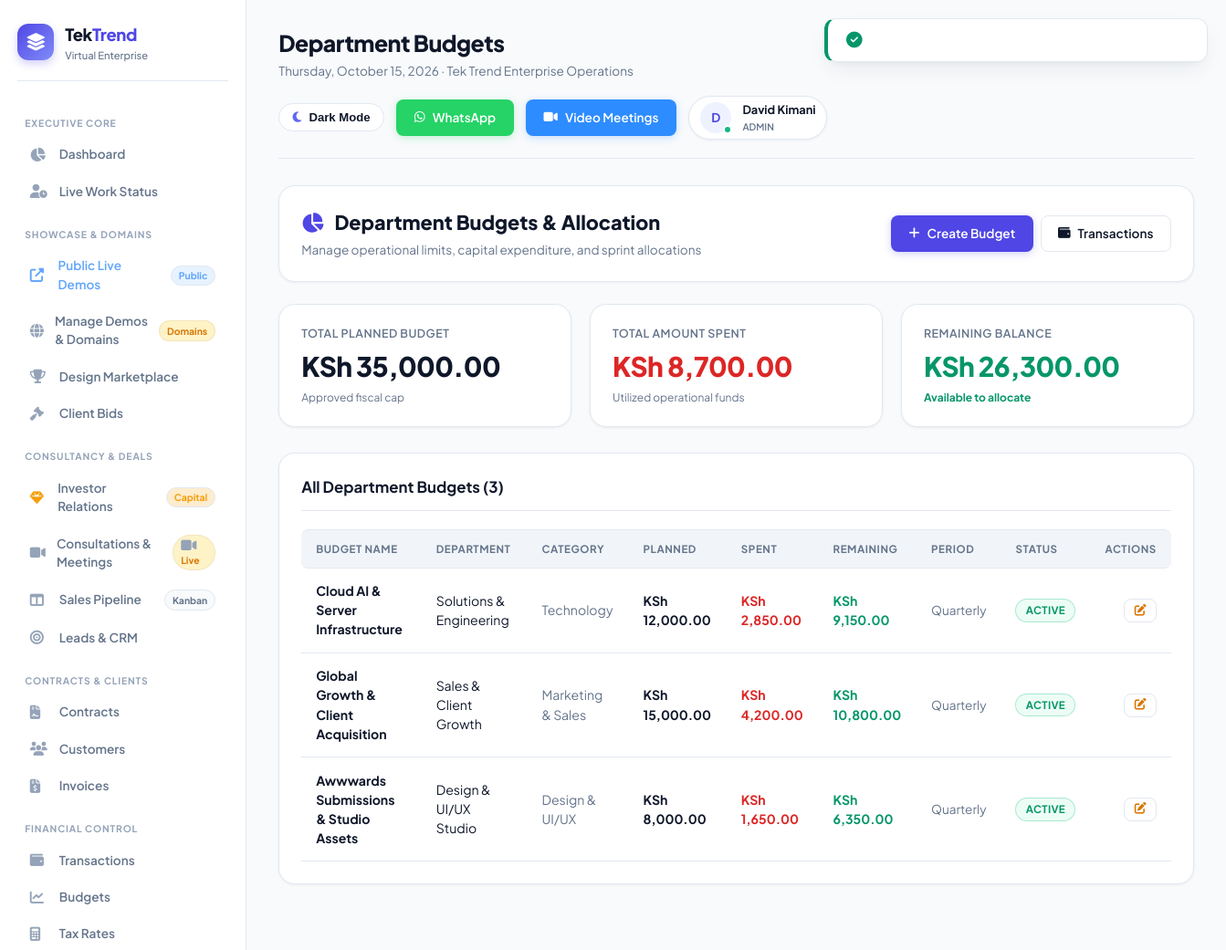
Page /public/budgets (signed in) on the committed database.
### tables this page shows
CREATE TABLE `budgets` (
    `id` INT UNSIGNED NOT NULL AUTO_INCREMENT,
    `department_id` INT UNSIGNED DEFAULT NULL,
    `name` VARCHAR(255) NOT NULL,
    `category` VARCHAR(100) DEFAULT NULL,
    `planned_amount` DECIMAL(12,2) NOT NULL,
    `spent_amount` DECIMAL(12,2) DEFAULT 0.00,
    `period` ENUM('monthly','quarterly','yearly') DEFAULT 'monthly',
    `start_date` DATE NOT NULL,
    `end_date` DATE NOT NULL,
    `status` ENUM('active','completed','cancelled') DEFAULT 'active',
    `created_by` INT UNSIGNED DEFAULT NULL,
    `created_at` TIMESTAMP DEFAULT CURRENT_TIMESTAMP,
    `updated_at` TIMESTAMP DEFAULT CURRENT_TIMESTAMP ON UPDATE CURRENT_TIMESTAMP,
    PRIMARY KEY (`id`),
    KEY `department_id` (`department_id`),
    KEY `period` (`period`),
    KEY `status` (`status`)
);

CREATE TABLE `departments` (
    `id` INT UNSIGNED NOT NULL AUTO_INCREMENT,
    `name` VARCHAR(100) NOT NULL,
    `slug` VARCHAR(100) NOT NULL,
    `description` TEXT,
    `head_id` INT UNSIGNED DEFAULT NULL,
    `color` VARCHAR(7) DEFAULT '#3b82f6',
    `status` ENUM('active','inactive') DEFAULT 'active',
    `created_at` TIMESTAMP DEFAULT CURRENT_TIMESTAMP,
    `updated_at` TIMESTAMP DEFAULT CURRENT_TIMESTAMP ON UPDATE CURRENT_TIMESTAMP,
    PRIMARY KEY (`id`),
    UNIQUE KEY `slug` (`slug`),
    KEY `head_id` (`head_id`)
);

### app/views/finances/budgets.php (the view, shortened to what the rows shown need)
<div class="card mb-4">
    <div style="display: flex; justify-content: space-between; align-items: center; flex-wrap: wrap; gap: 1rem;">
        <div>
            <h2 style="font-size: 1.35rem; font-weight: 800; color: var(--text-main); margin-bottom: 0.25rem;">
                <i class="fas fa-chart-pie" style="color: var(--primary); margin-right: 0.5rem;"></i> Department Budgets & Allocation
            </h2>
            <p style="color: var(--text-muted); font-size: 0.85rem;">Manage operational limits, capital expenditure, and sprint allocations</p>
        </div>
        <div style="display: flex; gap: 0.5rem;">
            <a href="<?= eurl('/budgets/create') ?>" class="btn btn-primary">
                <i class="fas fa-plus"></i> Create Budget
            </a>
            <a href="<?= eurl('/finances') ?>" class="btn btn-outline">
                <i class="fas fa-wallet"></i> Transactions
            </a>
        </div>
    </div>
</div>
<div class="stats-grid">
    <div class="stat-card">
        <div class="label">Total Planned Budget</div>
        <div class="value" style="color: var(--text-main);"><?= formatCurrency($totalPlanned) ?></div>
        <div class="footer-text" style="color: var(--text-muted);">Approved fiscal cap</div>
    </div>
    <div class="stat-card">
        <div class="label">Total Amount Spent</div>
        <div class="value" style="color: var(--danger);"><?= formatCurrency($totalSpent) ?></div>
        <div class="footer-text" style="color: var(--text-muted);">Utilized operational funds</div>
    </div>
    <div class="stat-card">
        <div class="label">Remaining Balance</div>
        <div class="value" style="color: var(--success);"><?= formatCurrency($totalPlanned - $totalSpent) ?></div>
        <div class="footer-text" style="color: var(--success); font-weight: 700;">Available to allocate</div>
    </div>
</div>
<div class="card">
    <div class="card-header">
        <h3 class="card-title">All Department Budgets (<?= count($budgets) ?>)</h3>
    </div>
    <div class="table-responsive">
        <table class="table">
            <thead>
                <tr>
                    <th>Budget Name</th>
                    <th>Department</th>
                    <th>Category</th>
                    <th>Planned</th>
                    <th>Spent</th>
                    <th>Remaining</th>
                    <th>Period</th>
                    <th>Status</th>
                    <th style="text-align: right;">Actions</th>
                </tr>
            </thead>
            <tbody>
                <?php if (empty($budgets)): ?>
                    <tr>
                        <td colspan="9" style="text-align: center; padding: 2rem; color: var(--text-muted);">
                            No budgets configured yet.
                        </td>
                    </tr>
                <?php else: ?>
                    <?php foreach ($budgets as $b): ?>
                        <tr>
                            <td><strong style="color: var(--text-main);"><?= sanitize($b['name']) ?></strong></td>
                            <td><span style="color: var(--text-main);"><?= sanitize($b['department_name'] ?? 'General') ?></span></td>
                            <td><span style="color: var(--text-muted);"><?= sanitize($b['category'] ?? '-') ?></span></td>
                            <td><strong style="color: var(--text-main);"><?= formatCurrency($b['planned_amount']) ?></strong></td>
                            <td><strong style="color: var(--danger);"><?= formatCurrency($b['spent_amount']) ?></strong></td>
                            <td><strong style="color: var(--success);"><?= formatCurrency($b['planned_amount'] - $b['spent_amount']) ?></strong></td>
                            <td><span style="color: var(--text-muted); font-size: 0.85rem;"><?= ucfirst(sanitize($b['period'])) ?></span></td>
                            <td><span class="badge <?= sanitize($b['status']) ?>"><?= ucfirst(sanitize($b['status'])) ?></span></td>
                            <td style="text-align: right;">
                                <a href="<?= eurl('/budgets/' . $b['id'] . '/edit') ?>" class="btn btn-outline" style="padding: 0.35rem 0.65rem; font-size: 0.8rem;" title="Edit">
                                    <i class="fas fa-edit" style="color: var(--accent);"></i>
                                </a>
                            </td>
                        </tr>
                    <?php endforeach; ?>
                <?php endif; ?>
            </tbody>
        </table>
    </div>
</div>

### app/core/Router.php (shortened to what the rows shown need)
<?php
class Router {
    private $routes = [];
    private function addRoute($method, $path, $handler, $middleware = []) {
        $this->routes[] = [
            'method'      => $method,
            'path'        => $path,
            'handler'     => $handler,
            'middleware'  => $middleware
        ];
    }
    public function dispatch() {
        $method = $_SERVER['REQUEST_METHOD'];
        $requestPath = parse_url($_SERVER['REQUEST_URI'], PHP_URL_PATH);
        $basePath = rtrim(str_replace(basename($_SERVER['SCRIPT_NAME']), '', $_SERVER['SCRIPT_NAME']), '/');
        if ($basePath && strpos($requestPath, $basePath) === 0) {
            $requestPath = substr($requestPath, strlen($basePath));
        }
        $requestPath = '/' . ltrim($requestPath, '/');
        foreach ($this->routes as $route) {
            if ($route['method'] !== 'ANY' && $route['method'] !== $method) {
                continue;
            }
            $pattern = preg_replace('#\{[^}]+\}#', '([^/]+)', $route['path']);
            $pattern = '#^' . $pattern . '$#';
            if (preg_match($pattern, $requestPath, $matches)) {
                $params = [];
                $this->executeHandler($route['handler'], $params);
                return;
            }
        }
    }
    private function executeHandler($handler, $params = []) {
        if (is_string($handler)) {
            $parts = explode('@', $handler);
            if (count($parts) === 2) {
                $controllerName = $parts[0];
                $methodName = $parts[1];
                if (class_exists($controllerName)) {
                    $controller = new $controllerName();
                    if (method_exists($controller, $methodName)) {
                        call_user_func_array([$controller, $methodName], $params);
                        return;
                    }
                }
            }
        }
    }
}

### rows in the picture
budgets: name "Cloud AI & Server Infrastructure", department.name "Solutions & Engineering", category "Technology", planned_amount "KSh 12,000.00", spent_amount "KSh 2,850.00", formatCurrency($b['planned_amount'] - $b['spent_amount']) "KSh 9,150.00", period "Quarterly", status "ACTIVE"
budgets: name "Global Growth & Client Acquisition", department.name "Sales & Client Growth", category "Marketing & Sales", planned_amount "KSh 15,000.00", spent_amount "KSh 4,200.00", formatCurrency($b['planned_amount'] - $b['spent_amount']) "KSh 10,800.00", period "Quarterly", status "ACTIVE"
budgets: name "Awwwards Submissions & Studio Assets", department.name "Design & UI/UX Studio", category "Design & UI/UX", planned_amount "KSh 8,000.00", spent_amount "KSh 1,650.00", formatCurrency($b['planned_amount'] - $b['spent_amount']) "KSh 6,350.00", period "Quarterly", status "ACTIVE"

### other values in the picture
formatCurrency($totalPlanned) "KSh 35,000.00"
formatCurrency($totalSpent) "KSh 8,700.00"
formatCurrency($totalPlanned - $totalSpent) "KSh 26,300.00"
count($budgets) "3"
